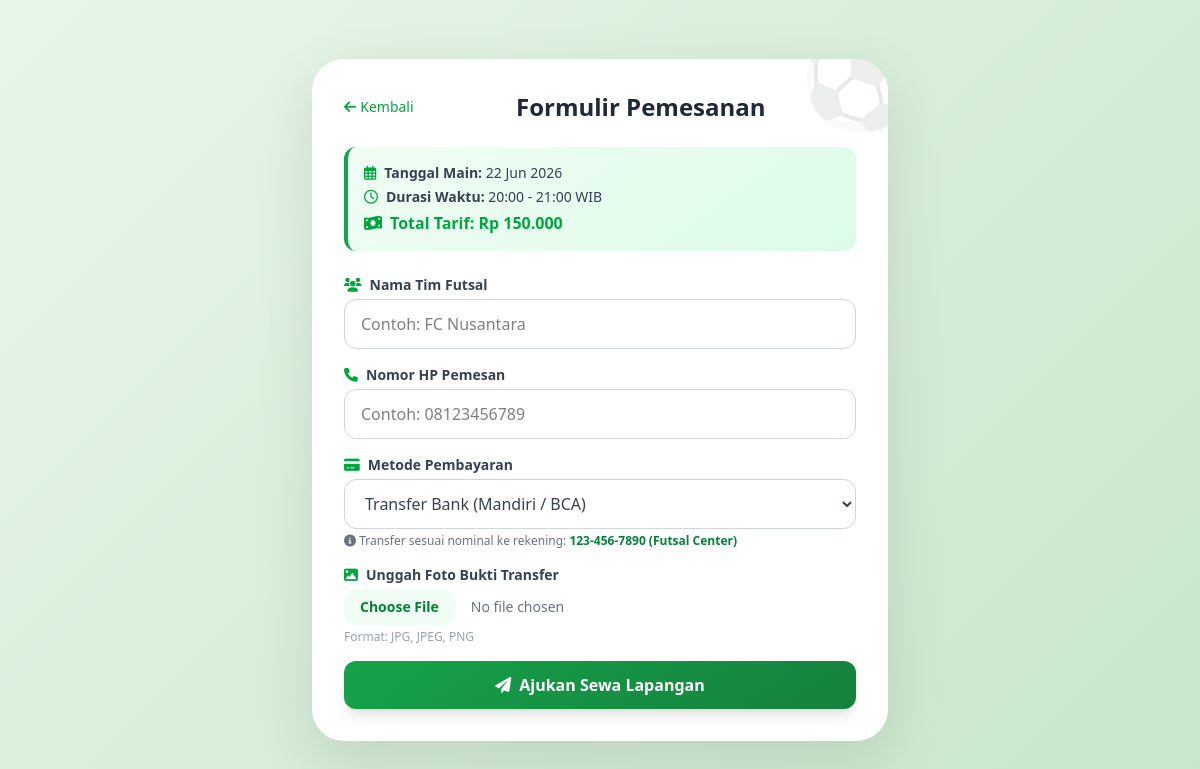
Screenshot of /views/formulir_booking.php?id_slot=11 (signed in) with the database file from the repository.
### tables this page shows
CREATE TABLE `slot_waktu` (
  `id_slot` int(11) NOT NULL,
  `id_lapangan` int(11) NOT NULL,
  `tanggal` date NOT NULL,
  `jam_mulai` time NOT NULL,
  `jam_selesai` time NOT NULL,
  `status_slot` enum('kosong','terkunci','terisi') DEFAULT 'kosong',
  `lock_expired_at` datetime DEFAULT NULL,
  `tarif` decimal(10,2) NOT NULL
);

### views/formulir_booking.php (the view, shortened to what this page needs)
<?php
$id_slot = $_GET['id_slot'] ?? 0;
$database = new Database();
$dbConn = $database->getConnection();
$stmt = $dbConn->prepare("SELECT * FROM slot_waktu WHERE id_slot = :id LIMIT 1");
$stmt->bindParam(":id", $id_slot);
$stmt->execute();
$slotDetail = $stmt->fetch();
?>
<!DOCTYPE html>
<html lang="id">
<head>
    <script src="https://cdn.jsdelivr.net/npm/@tailwindcss/browser@4"></script>
    <link rel="stylesheet" href="https://cdnjs.cloudflare.com/ajax/libs/font-awesome/6.0.0-beta3/css/all.min.css">
</head>
<body class="min-h-screen py-8 px-4 flex items-center justify-center">
    <div class="form-card w-full max-w-xl p-6 md:p-8 relative overflow-hidden">
        <div class="absolute -top-8 -right-8 text-8xl opacity-10 select-none">⚽</div>
        <div class="flex items-center gap-3 mb-6">
            <a href="jadwal.php" class="text-green-600 hover:underline text-sm flex items-center gap-1">
                <i class="fas fa-arrow-left"></i> Kembali
            </a>
            <h2 class="text-2xl font-extrabold text-gray-800 flex-1 text-center">Formulir Pemesanan</h2>
        </div>
        <div class="detail-slot p-4 rounded-xl mb-6 space-y-1 text-sm text-gray-700">
            <p><i class="far fa-calendar-alt text-green-600 mr-2"></i><strong>Tanggal Main:</strong> <?php echo date('d M Y', strtotime($slotDetail->tanggal)); ?></p>
            <p><i class="far fa-clock text-green-600 mr-2"></i><strong>Durasi Waktu:</strong> <?php echo date('H:i', strtotime($slotDetail->jam_mulai)) . ' - ' . date('H:i', strtotime($slotDetail->jam_selesai)); ?> WIB</p>
            <p class="text-green-600 font-bold text-base"><i class="fas fa-money-bill-wave mr-2"></i><strong>Total Tarif:</strong> Rp <?php echo number_format($slotDetail->tarif, 0, ',', '.'); ?></p>
        </div>
        <form action="" method="POST" enctype="multipart/form-data" class="space-y-4">
            <div>
                <label class="block text-sm font-semibold text-gray-700 mb-1"><i class="fas fa-users text-green-600 mr-2"></i>Nama Tim Futsal</label>
                <input type="text" name="nama_tim" required placeholder="Contoh: FC Nusantara"
                       class="w-full px-4 py-3 border border-gray-300 rounded-xl focus:ring-2 focus:ring-green-500 focus:border-green-500 outline-none transition">
            </div>
            <div>
                <label class="block text-sm font-semibold text-gray-700 mb-1"><i class="fas fa-phone text-green-600 mr-2"></i>Nomor HP Pemesan</label>
                <input type="text" name="no_hp_pemesan" required placeholder="Contoh: 08123456789"
                       class="w-full px-4 py-3 border border-gray-300 rounded-xl focus:ring-2 focus:ring-green-500 focus:border-green-500 outline-none transition">
            </div>
            <div>
                <label class="block text-sm font-semibold text-gray-700 mb-1"><i class="fas fa-credit-card text-green-600 mr-2"></i>Metode Pembayaran</label>
                <select name="metode_bayar" class="w-full px-4 py-3 border border-gray-300 rounded-xl focus:ring-2 focus:ring-green-500 focus:border-green-500 outline-none text-gray-700">
                    <option value="transfer_bank">Transfer Bank (Mandiri / BCA)</option>
                </select>
                <p class="text-xs text-gray-500 mt-1"><i class="fas fa-info-circle"></i> Transfer sesuai nominal ke rekening: <strong class="text-green-700">123-456-7890 (Futsal Center)</strong></p>
            </div>
            <div>
                <label class="block text-sm font-semibold text-gray-700 mb-1"><i class="fas fa-image text-green-600 mr-2"></i>Unggah Foto Bukti Transfer</label>
                <input type="file" name="bukti_bayar" required accept="image/png, image/jpeg, image/jpg"
                       class="w-full text-sm text-gray-500 file:mr-4 file:py-2 file:px-4 file:rounded-xl file:border-0 file:text-sm file:font-semibold file:bg-green-50 file:text-green-700 hover:file:bg-green-100">
                <p class="text-xs text-gray-400 mt-1">Format: JPG, JPEG, PNG</p>
            </div>
            <button type="submit"
                    class="w-full btn-futsal text-white font-bold py-3 rounded-xl transition duration-200 shadow-lg flex items-center justify-center gap-2">
                <i class="fas fa-paper-plane"></i> Ajukan Sewa Lapangan
            </button>
        </form>
    </div>
</body>
</html>

### views/formulir_booking.php (style rules this page uses)
body { background: linear-gradient(135deg, #e8f5e9 0%, #c8e6c9 100%); font-family: 'Segoe UI', Tahoma, Geneva, Verdana, sans-serif; }
.form-card { background: white; border-radius: 2rem; box-shadow: 0 20px 60px rgba(0,0,0,0.1); }
.btn-futsal { background: linear-gradient(145deg, #16a34a, #15803d); transition: all 0.2s ease; }
.detail-slot { background: linear-gradient(145deg, #f0fdf4, #dcfce7); border-left: 4px solid #16a34a; }

### rows the page displays
slot_waktu: tanggal "22 Jun 2026", jam_mulai "20:00", jam_selesai "21:00", tarif "150.000"
